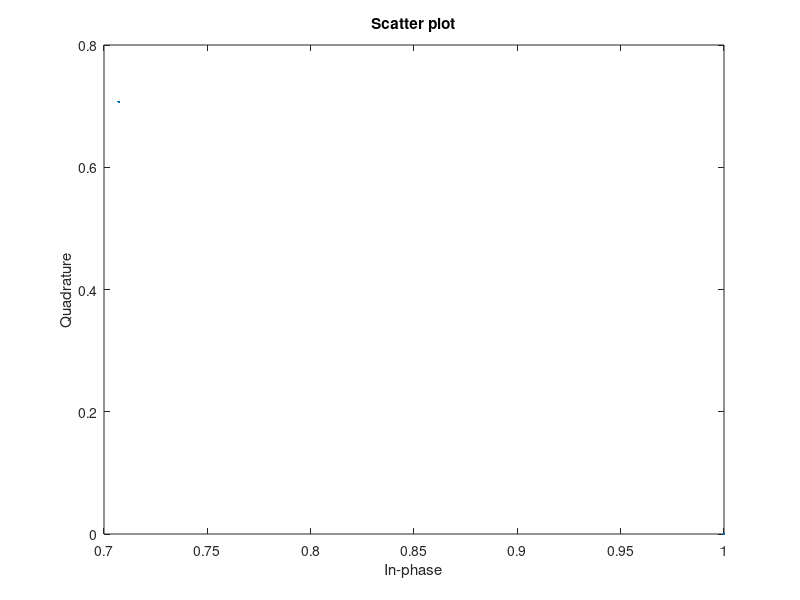
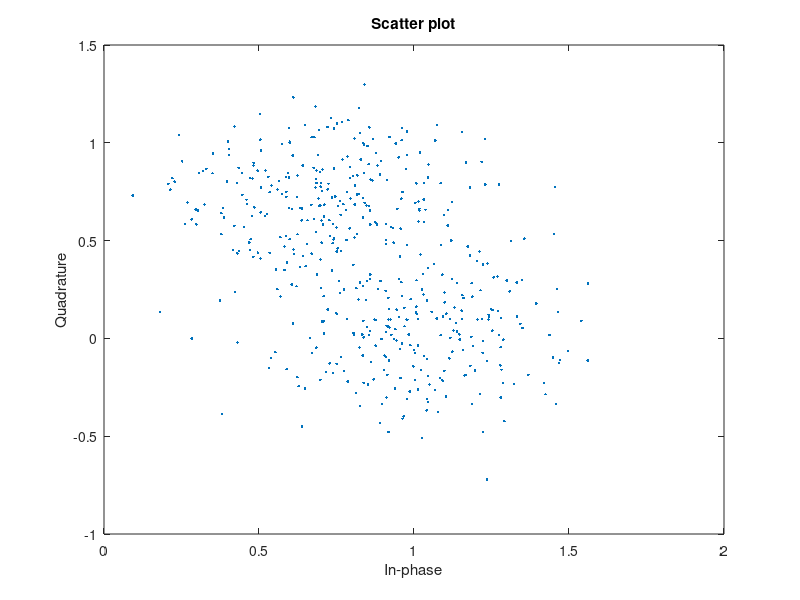
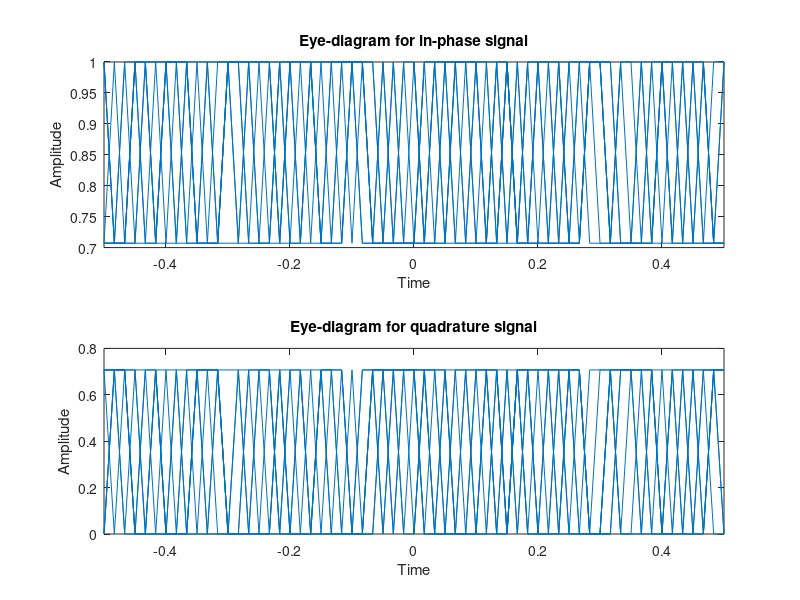
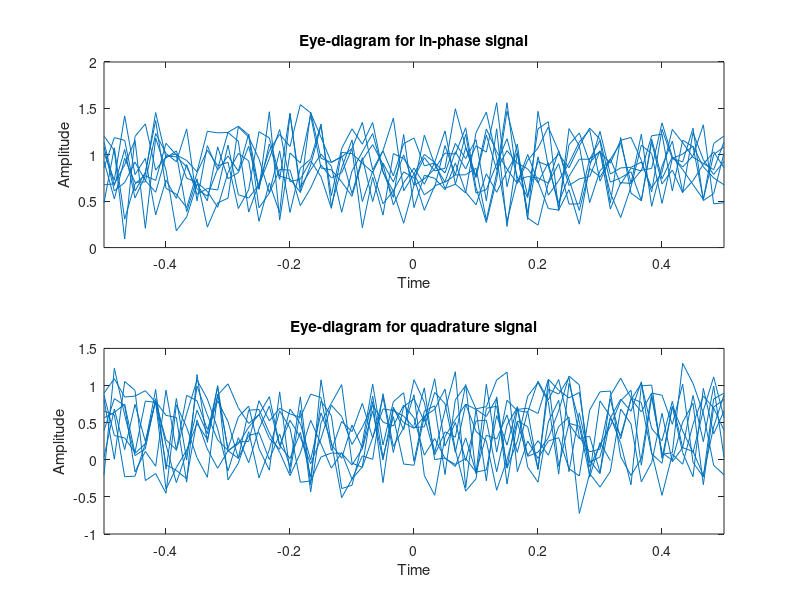

Recreate these plots in MATLAB, in order.
clc;
clear;
close;
sig = randi([0,1], [1,500]);
xt = pskmod(sig,8);
y_snr = awgn(xt, 9);

sig_demod = pskdemod(y_snr, 8);
scatterplot(xt);

scatterplot(y_snr);

eyediagram(xt,60);

eyediagram(y_snr, 60);

fprintf('So ki tu loi sau khi qua kenh truyen la: %d \n', sum([sig ~= sig_demod]));
